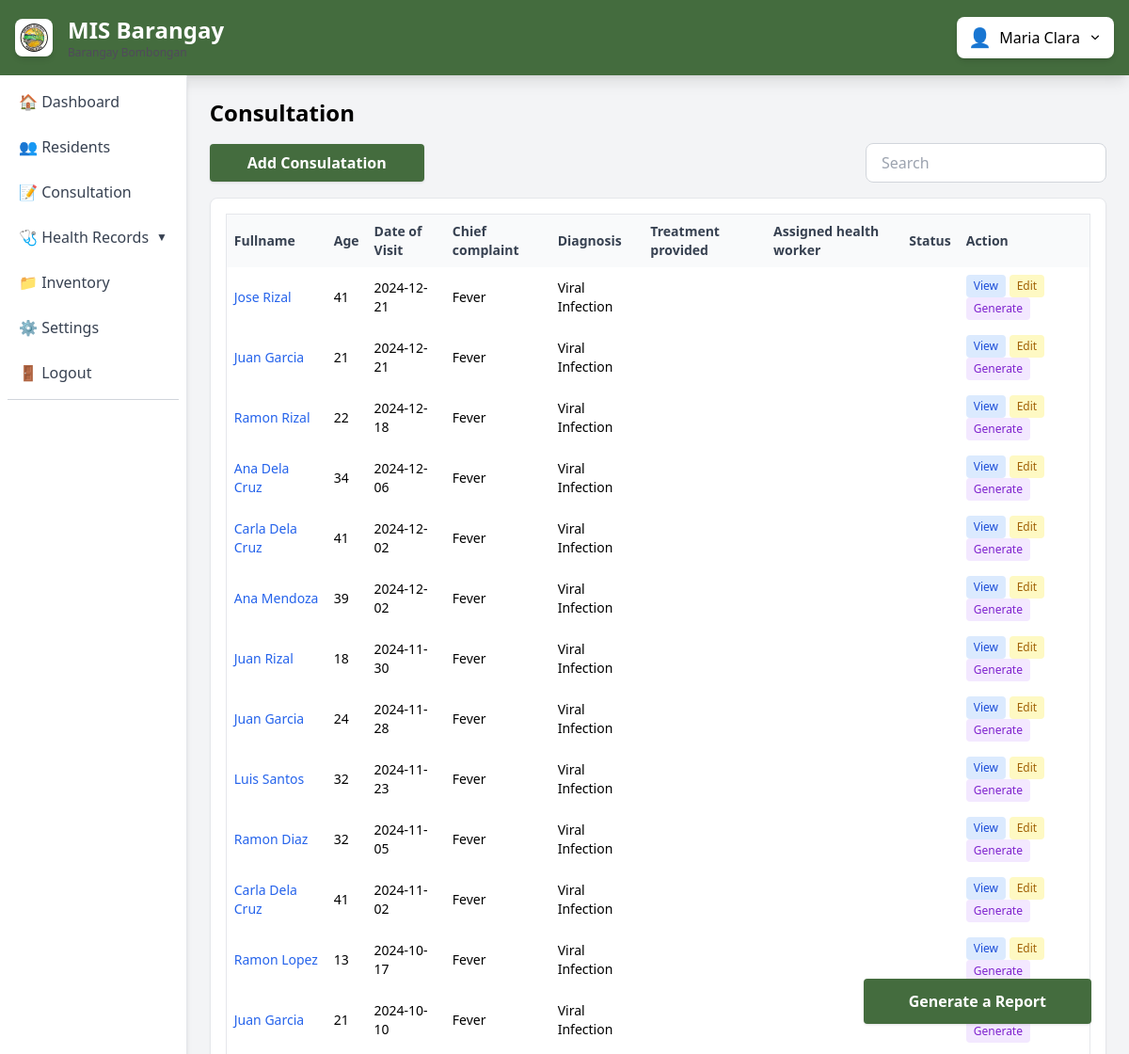
The page /hcnurse/consultation/index.php (signed in) on the database its author committed.
### tables this page shows
CREATE TABLE `consultations` (
  `id` int unsigned NOT NULL AUTO_INCREMENT,
  `resident_id` int unsigned NOT NULL,
  `complaint` text NOT NULL,
  `diagnosis` text,
  `treatment` text,
  `notes` text,
  `consultation_date` date NOT NULL,
  `created_at` timestamp NULL DEFAULT CURRENT_TIMESTAMP,
  `updated_at` timestamp NULL DEFAULT CURRENT_TIMESTAMP ON UPDATE CURRENT_TIMESTAMP,
  PRIMARY KEY (`id`),
  KEY `idx_resident_id` (`resident_id`),
  KEY `idx_consultation_date` (`consultation_date`),
  CONSTRAINT `fk_consultations_resident` FOREIGN KEY (`resident_id`) REFERENCES `residents` (`id`) ON DELETE RESTRICT ON UPDATE CASCADE
);

CREATE TABLE `residents` (
  `id` int unsigned NOT NULL AUTO_INCREMENT,
  `household_id` int unsigned DEFAULT NULL,
  `first_name` varchar(100) NOT NULL,
  `middle_name` varchar(100) DEFAULT NULL,
  `last_name` varchar(100) NOT NULL,
  `suffix` varchar(10) DEFAULT NULL,
  `gender` enum('Male','Female') NOT NULL,
  `birthdate` date NOT NULL,
  `birthplace` varchar(255) DEFAULT NULL,
  `civil_status` enum('Single','Married','Widowed','Separated') DEFAULT 'Single',
  `religion` varchar(100) DEFAULT NULL,
  `occupation` varchar(150) DEFAULT NULL,
  `citizenship` varchar(100) DEFAULT 'Filipino',
  `contact_no` varchar(20) DEFAULT NULL,
  `address` varchar(100) DEFAULT NULL,
  `voter_status` enum('Yes','No') DEFAULT 'No',
  `disability_status` enum('Yes','No') DEFAULT 'No',
  `remarks` text,
  `created_at` timestamp NULL DEFAULT CURRENT_TIMESTAMP,
  `updated_at` timestamp NULL DEFAULT CURRENT_TIMESTAMP ON UPDATE CURRENT_TIMESTAMP,
  `deleted_at` timestamp NULL DEFAULT NULL,
  PRIMARY KEY (`id`),
  KEY `fk_resident_household` (`household_id`),
  KEY `idx_deleted_at` (`deleted_at`),
  CONSTRAINT `fk_resident_household` FOREIGN KEY (`household_id`) REFERENCES `households` (`id`) ON DELETE SET NULL ON UPDATE CASCADE
);

### public/hcnurse/consultation/index.php (the view, shortened to what this page needs)
<?php
require_once __DIR__ . '/../../../includes/app.php';
$sql = "
  SELECT
    c.id,
    c.resident_id,
    c.complaint,
    c.diagnosis,
    c.treatment,
    c.notes,
    c.consultation_date,
    r.first_name,
    r.middle_name,
    r.last_name,
    r.suffix,
    r.birthdate
  FROM consultations c
  INNER JOIN residents r ON r.id = c.resident_id
  WHERE r.deleted_at IS NULL
  ORDER BY c.consultation_date DESC, c.id DESC
";
$stmt = $conn->prepare($sql);
if ($stmt === false) {
    error_log('Consultations query error: ' . $conn->error);
    $result = false;
} else {
    $stmt->execute();
    $result = $stmt->get_result();
}
function fullNameRow($row): string
{
    $parts = [
        trim($row['first_name'] ?? ''),
        trim($row['middle_name'] ?? ''),
        trim($row['last_name'] ?? ''),
        trim($row['suffix'] ?? ''),
    ];
    $name = trim(preg_replace('/\s+/', ' ', implode(' ', array_filter($parts))));
    return $name !== '' ? $name : '—';
}
function unpackNotes(string $notes): array
{
    $out = ['time' => '', 'health_worker' => '', 'status' => '', 'remarks' => ''];
    return $out;
}
?>
<!DOCTYPE html>
<html lang="en">
<head>
    <?php loadAllAssets(); ?>
</head>
<body class="bg-gray-100 h-screen overflow-hidden" style="display:none;">
    <?php include_once '../layout/navbar.php'; ?>
    <div class="flex bg-gray-100">
        <?php include_once '../layout/sidebar.php'; ?>
        <main class="p-6 w-screen h-screen relative overflow-y-auto">
            <h2 class="text-2xl font-semibold mb-4">Consultation</h2>
            <div class="flex items-center justify-between mb-4">
                <button id="openConsultationModalBtn"
                    class="bg-theme-primary hover-theme-darker text-white font-semibold px-10 py-2 rounded shadow">
                    Add Consulatation
                </button>
                <input id="consultSearchInput" type="text" placeholder="Search"
                    class="border border-gray-300 rounded-lg px-4 py-2 w-64 focus:outline-none focus:ring-2 focus:ring-theme-primary">
            </div>
            <div class="bg-white rounded-lg shadow-sm border border-gray-200 overflow-hidden p-4">
                <table id="consultationsTable" class="display w-full text-sm border border-gray-200 rounded-lg">
                    <thead class="bg-gray-50 text-gray-700">
                        <tr>
                            <th class="p-2 text-left">Fullname</th>
                            <th class="p-2 text-left">Age</th>
                            <th class="p-2 text-left">Date of Visit</th>
                            <th class="p-2 text-left">Chief complaint</th>
                            <th class="p-2 text-left">Diagnosis</th>
                            <th class="p-2 text-left">Treatment provided</th>
                            <th class="p-2 text-left">Assigned health worker</th>
                            <th class="p-2 text-left">Status</th>
                            <th class="p-2 text-left">Action</th>
                        </tr>
                    </thead>
                    <tbody>
                        <?php if ($result !== false): ?>
                            <?php while ($row = $result->fetch_assoc()): ?>
                                <?php
                                $fullname = fullNameRow($row);
                                $age = !empty($row['birthdate']) ? AutoComputeAge($row['birthdate']) : '—';
                                $dateVisit = $row['consultation_date'] ?? '';
                                $extras = unpackNotes($row['notes'] ?? '');
                                ?>
                                <tr>
                                    <td class="p-2">
                                        <a href="#" class="text-blue-600 hover:underline viewConsultBtn"
                                            data-id="<?= (int) $row['id']; ?>">
                                            <?= htmlspecialchars($fullname); ?>
                                        </a>
                                    </td>
                                    <td class="p-2"><?= htmlspecialchars((string) $age); ?></td>
                                    <td class="p-2"><?= htmlspecialchars($dateVisit); ?></td>
                                    <td class="p-2"><?= htmlspecialchars($row['complaint'] ?? ''); ?></td>
                                    <td class="p-2"><?= htmlspecialchars($row['diagnosis'] ?? ''); ?></td>
                                    <td class="p-2"><?= htmlspecialchars($row['treatment'] ?? ''); ?></td>
                                    <td class="p-2"><?= htmlspecialchars($extras['health_worker'] ?? ''); ?></td>
                                    <td class="p-2"><?= htmlspecialchars($extras['status']); ?></td>
                                    <td class="p-2">
                                        <button
                                            class="viewConsultBtn px-2 py-1 text-xs rounded bg-blue-100 text-blue-700 hover:bg-blue-200"
                                            data-id="<?= (int) $row['id'] ?>">
                                            View
                                        </button>
                                        <button
                                            class="editConsultBtn px-2 py-1 text-xs rounded bg-yellow-100 text-yellow-700 hover:bg-yellow-200"
                                            data-id="<?= (int) $row['id'] ?>">
                                            Edit
                                        </button>
                                        <button
                                            class="generateBtnResident px-2 py-1 text-xs rounded bg-purple-100 text-purple-700 hover:bg-purple-200"
                                            data-resident-id="<?= (int) $row['id'] ?>">
                                            Generate
                                        </button>
                                    </td>
                                </tr>
                            <?php endwhile; ?>
                        <?php endif; ?>
                    </tbody>
                </table>
            </div>
            <button id="generateConsultReportBtn"
                class="fixed bottom-8 right-10 bg-theme-primary hover-theme-darker text-white font-semibold px-12 py-3 rounded shadow">
                Generate a Report
            </button>
        </main>
    </div>
</body>
</html>

### includes/function.php (shortened to what this page needs)
<?php
function loadAsset($type, $path)
{
    $basePaths = [
        'css' => '/assets/css/',
        'js' => '/assets/js/',
        'vendor_css' => '/assets/vendor/',
        'vendor_js' => '/assets/vendor/',
    ];
    switch ($type) {
        case 'css':
        case 'vendor_css':
            return "<link rel='stylesheet' href='{$basePaths[$type]}$path'>\n";
        case 'js':
        case 'vendor_js':
            return "<script src='{$basePaths[$type]}$path'></script>\n";
    }
}
function loadAssets(array $assets)
{
    foreach ($assets as $type => $files) {
        foreach ($files as $file) {
            echo loadAsset($type, $file);
        }
    }
}
function loadAllStyles()
{
    loadAssets([
        'vendor_css' => [
            'jquery-ui/jquery-ui.css',
            'datatables/dataTables.jqueryui.css',
        ],
        'css' => ['style.css'],
    ]);
}
function loadAllScripts()
{
    loadAssets([
        'vendor_js' => [
            'jquery/jquery.js',
            'jquery-ui/jquery-ui.js',
            'datatables/dataTables.js',
            'chartjs/chart.umd.min.js',
        ],
        'js' => ['tailwindcss.js', 'app.js', 'theme.js'],
    ]);
}
function loadAllAssets()
{
    loadAllStyles();
    loadAllScripts();
}
function AutoComputeAge($birthdate)
{
    try {
        $birthDateObj = new DateTime($birthdate);
        $today = new DateTime();
        return $birthDateObj->diff($today)->y;
    } catch (Exception $e) {
        error_log("Error calculating age for birthdate: $birthdate - " . $e->getMessage());
        return 0;
    }
}

### public/hcnurse/layout/navbar.php (shortened to what this page needs)
<nav class="text-white p-4 flex justify-between items-center relative shadow-lg" style="background-color: var(--theme-primary);">
    <div class="flex items-center space-x-4">
        <img src="/assets/images/logo.ico" alt="Barangay Logo" class="w-10 h-10 object-contain bg-white rounded-lg p-1 shadow-md">
        <div>
            <h1 class="text-xl lg:text-2xl font-bold">MIS Barangay</h1>
            <p class="text-xs" style="color: var(--theme-accent);">Barangay Bombongan</p>
        </div>
    </div>
    <div class="relative">
        <button id="userDropdownBtn" class="flex items-center px-3 py-2 rounded-lg hover:bg-theme-900 focus:outline-none transition-all duration-200 shadow-md hover:shadow-lg" style="background-color: white;">
            <?php
            $profilePic = $_SESSION['profile_picture'] ?? '';
            if (!empty($profilePic) && file_exists(__DIR__ . '/uploads/profiles/' . $profilePic)):
            ?>
                <img src="/uploads/profiles/<?= htmlspecialchars($profilePic) ?>"
                     alt="Profile"
                     class="w-8 h-8 rounded-full mr-2 object-cover border-2 border-white">
            <?php else: ?>
                <span class="mr-2 text-xl">👤</span>
            <?php endif; ?>
            <span class="mr-2 font-medium text-black"><?= htmlspecialchars($_SESSION['name'] ?? 'Admin') ?></span>
        </button>
    </div>
</nav>

### public/hcnurse/layout/sidebar.php (shortened to what this page needs)
<aside class="pb-24 w-60 bg-white shadow-md min-h-screen border-r border-gray-200 sticky top-0 overflow-y-auto">
    <nav class="p-2 space-y-2">
        <a href="/hcnurse/dashboard/" class="block px-3 py-2 rounded-md text-gray-700 hover:bg-gray-200">
            🏠 Dashboard
        </a>
        <a href="/hcnurse/resident/" class="block px-3 py-2 rounded-md text-gray-700 hover:bg-gray-200">
            👥 Residents
        </a>
        <a href="/hcnurse/consultation/" class="block px-3 py-2 rounded-md text-gray-700 hover:bg-gray-200">
            📝 Consultation
        </a>
        <div class="relative">
            <button type="button" id="healthRecordsToggle"
                class="w-full text-left px-3 py-2 rounded-md text-gray-700 hover:bg-gray-200 flex items-center justify-between">
                <span>🩺 Health Records</span>
                <span id="healthRecordsArrow" class="text-xs">▼</span>
            </button>
        </div>
        <a href="/hcnurse/inventory/" class="block px-3 py-2 rounded-md text-gray-700 hover:bg-gray-200">
            📁 Inventory
        </a>
        <a href="/hcnurse/profile/" class="block px-3 py-2 rounded-md text-gray-700 hover:bg-gray-200">
            ⚙️ Settings
        </a>
        <a href="/logout.php" class="block px-3 py-2 rounded-md text-gray-700 hover:bg-red-200">
            🚪 Logout
        </a>
        <hr class="my-2 border-gray-300">
    </nav>
</aside>

### public/assets/css/style.css (style rules this page uses)
.fixed { position: fixed; }
.relative { position: relative; }
.sticky { position: sticky; }
.block { display: block; }
.flex { display: flex; }
.h-screen { height: 100vh; }
.min-h-screen { min-height: 100vh; }
.w-full { width: 100%; }
.w-screen { width: 100vw; }
.items-center { align-items: center; }
.justify-between { justify-content: space-between; }
.overflow-hidden { overflow: hidden; }
.overflow-y-auto { overflow-y: auto; }
.border { border-style: var(--tw-border-style); border-width: 1px; }
.border-r { border-right-style: var(--tw-border-style); border-right-width: 1px; }
.fill-current { fill: currentcolor; }
.object-contain { object-fit: contain; }
.text-left { text-align: left; }
.transition-all { transition-property: all; transition-timing-function: var(--tw-ease, ease); transition-duration: var(--tw-duration, 0s); }
.transition-transform { transition-property: transform, translate, scale, rotate; transition-timing-function: var(--tw-ease, ease); transition-duration: var(--tw-duration, 0s); }
.duration-200 { --tw-duration: 200ms; transition-duration: 200ms; }
.bg-theme-primary { background-color: var(--theme-primary); }
input[type="text"], input[type="email"], input[type="password"], input[type="search"], input[type="tel"], input[type="url"], textarea, select { autocomplete: off; }
input[type="text"], input[type="email"], input[type="password"], input[type="search"], input[type="tel"], input[type="url"], textarea, select { -webkit-autocomplete: off !important; -moz-autocomplete: off !important; -ms-autocomplete: off !important; autocomplete: off !important; -webkit-appearance: none; -webkit-user-select: text; }

### rows shown on the page
consultations: fullname "Jose Rizal", resident.birthdate "41", consultation_date "2024-12-21", complaint "Fever", diagnosis "Viral Infection"
consultations: fullname "Juan Garcia", resident.birthdate "21", consultation_date "2024-12-21", complaint "Fever", diagnosis "Viral Infection"
consultations: fullname "Ramon Rizal", resident.birthdate "22", consultation_date "2024-12-18", complaint "Fever", diagnosis "Viral Infection"
consultations: fullname "Ana Dela Cruz", resident.birthdate "34", consultation_date "2024-12-06", complaint "Fever", diagnosis "Viral Infection"
consultations: fullname "Carla Dela Cruz", resident.birthdate "41", consultation_date "2024-12-02", complaint "Fever", diagnosis "Viral Infection"
consultations: fullname "Ana Mendoza", resident.birthdate "39", consultation_date "2024-12-02", complaint "Fever", diagnosis "Viral Infection"
consultations: fullname "Juan Rizal", resident.birthdate "18", consultation_date "2024-11-30", complaint "Fever", diagnosis "Viral Infection"
consultations: fullname "Juan Garcia", resident.birthdate "24", consultation_date "2024-11-28", complaint "Fever", diagnosis "Viral Infection"
consultations: fullname "Luis Santos", resident.birthdate "32", consultation_date "2024-11-23", complaint "Fever", diagnosis "Viral Infection"
consultations: fullname "Ramon Diaz", resident.birthdate "32", consultation_date "2024-11-05", complaint "Fever", diagnosis "Viral Infection"
consultations: fullname "Carla Dela Cruz", resident.birthdate "41", consultation_date "2024-11-02", complaint "Fever", diagnosis "Viral Infection"
consultations: fullname "Ramon Lopez", resident.birthdate "13", consultation_date "2024-10-17", complaint "Fever", diagnosis "Viral Infection"
consultations: fullname "Juan Garcia", resident.birthdate "21", consultation_date "2024-10-10", complaint "Fever", diagnosis "Viral Infection"

### other values the page prints
$_SESSION['name'] "Maria Clara"
